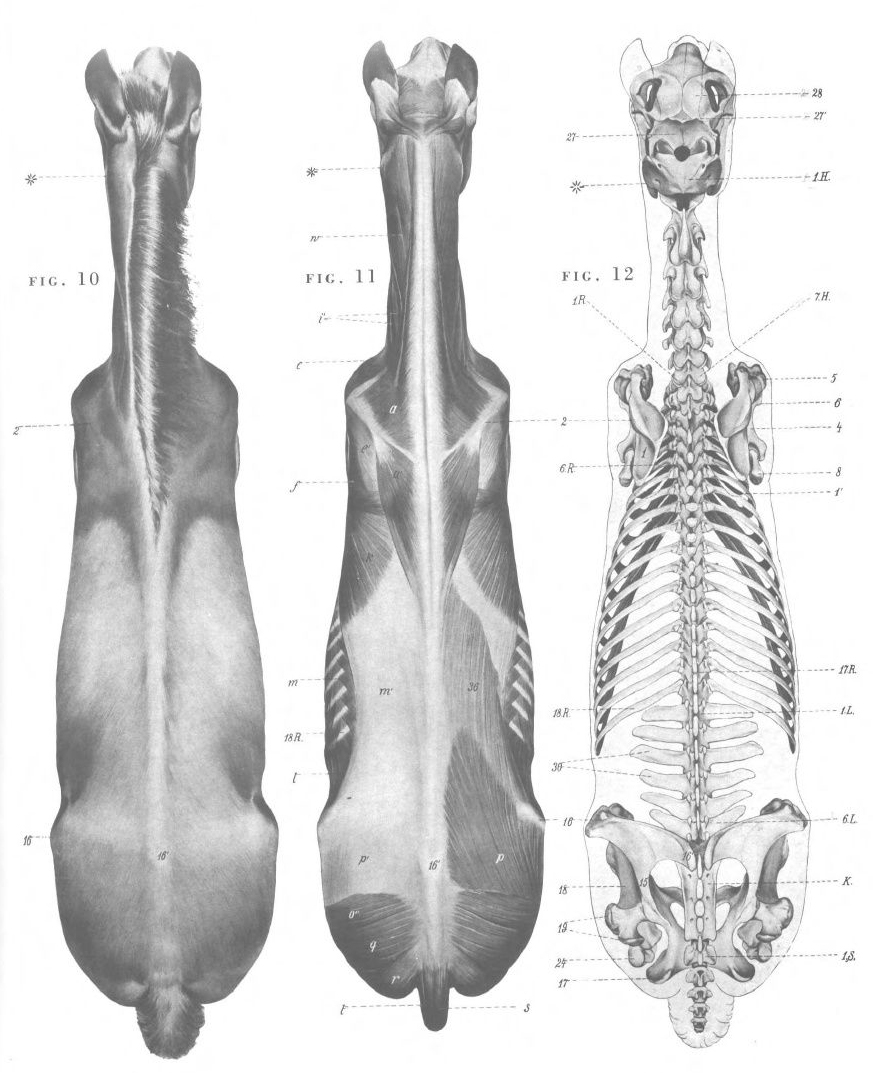
#> input picture img/quellen/pferd_von_oben.jpg, 873 x 1073 px, found by its file name
$ python pferd_oben_cut.py
#> lines starting #> are read from the running program, lines starting #| are printed output that depends on the picture; after the words box and inside, x2 and y2 are one past the last pixel; in counts of white or black regions, pixels touching at a corner belong together
# Gangarten/Sehen: Pferd von oben (Fig. 10, Tafel img/quellen/pferd_von_oben.jpg) sauber freigestellt, mit Schweif
import numpy as np
from PIL import Image, ImageFilter
from scipy import ndimage as ndi
im=Image.open('img/quellen/pferd_von_oben.jpg').convert('L')
c=im.crop((0,20,300,1073));g=np.array(c).astype(float)
#> after `c = im.crop((0, 20, 300, 1073))`:
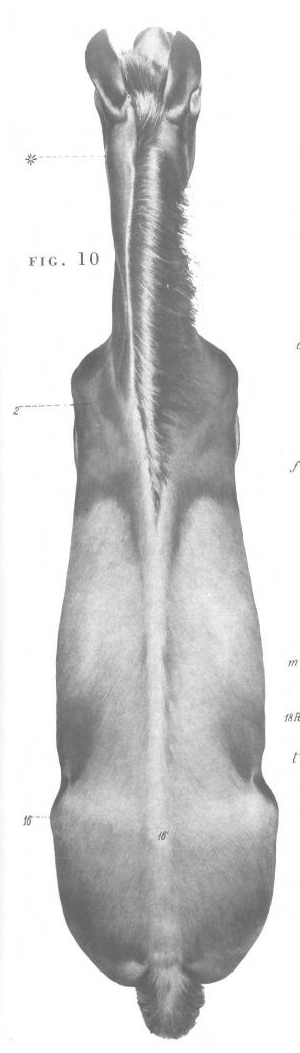
#> c: PIL image 300x1053 L; min 90, max 255, mean 210.9
# Beschriftung "16'" im Kreuz uebermalen (aus Zeile darueber)
import cv2
g8=g.astype(np.uint8);mk=np.zeros(g8.shape,np.uint8)
y0_,y1_,x0_,x1_=846-20,892-20,152,174
mk[y0_:y1_,x0_:x1_]=255
mk=cv2.dilate(mk,np.ones((3,3),np.uint8))
g=cv2.inpaint(g8,mk,5,cv2.INPAINT_TELEA).astype(float)
b=ndi.gaussian_filter(g,1.5)
m=b<232
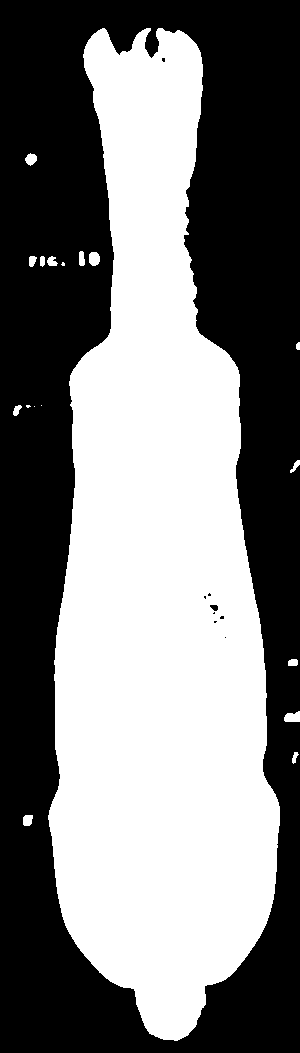
#> m: shape (1053, 300) bool; 48.9% white; 18 white regions (4 under 20 px), largest, box (x1, y1, x2, y2) and area: (48, 28, 280, 1041) 153474, (284, 711, 300, 722) 140, (89, 252, 100, 266) 130
m=ndi.binary_opening(m,structure=np.ones((7,7)))
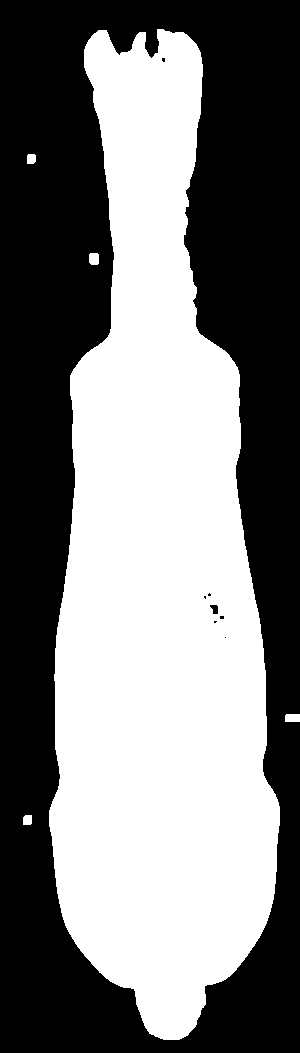
#> m: shape (1053, 300) bool; 48.7% white; 5 white regions, box (x1, y1, x2, y2) and area: (49, 29, 280, 1040) 153302, (285, 714, 300, 722) 119, (89, 253, 99, 265) 114, (23, 815, 32, 825) 86, (27, 154, 36, 164) 85
lab,n=ndi.label(m);sz=ndi.sum(m,lab,range(1,n+1));m=lab==(1+int(np.argmax(sz)))
#> after `lab, n = ndi.label(m)`:
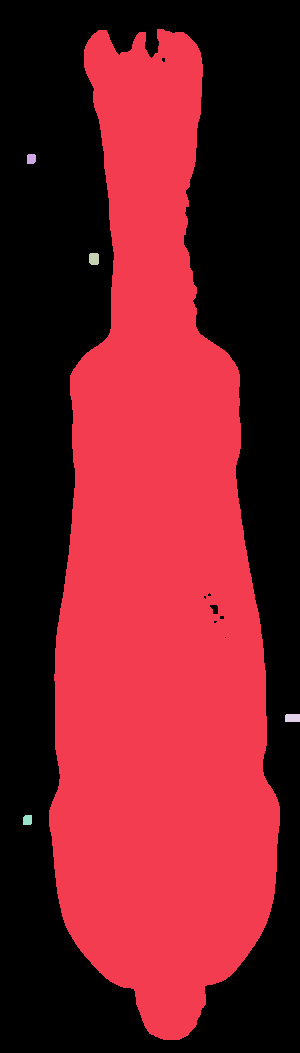
#> lab: shape (1053, 300) int32; 6 distinct labels, from 0 to 5; one colour per label, 0 black
#> after `lab, n = ndi.label(m)`: n = 5
#> after `sz = ndi.sum(m, lab, range(1, n + 1))`: sz = [153302, 85, 114, 119, 86]
#> after `m = lab == 1 + int(np.argmax(sz))`:
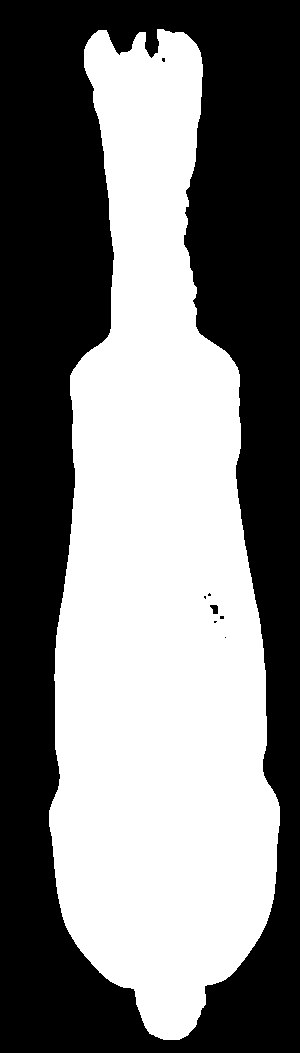
#> m: shape (1053, 300) bool; 48.5% white; 1 white region, box (x1, y1, x2, y2) and area: (49, 29, 280, 1040) 153302
m=ndi.binary_fill_holes(ndi.binary_closing(m,structure=np.ones((5,5))))
#> m: shape (1053, 300) bool; 48.6% white; 1 white region, box (x1, y1, x2, y2) and area: (49, 29, 280, 1040) 153421
m=ndi.binary_erosion(m,iterations=1)
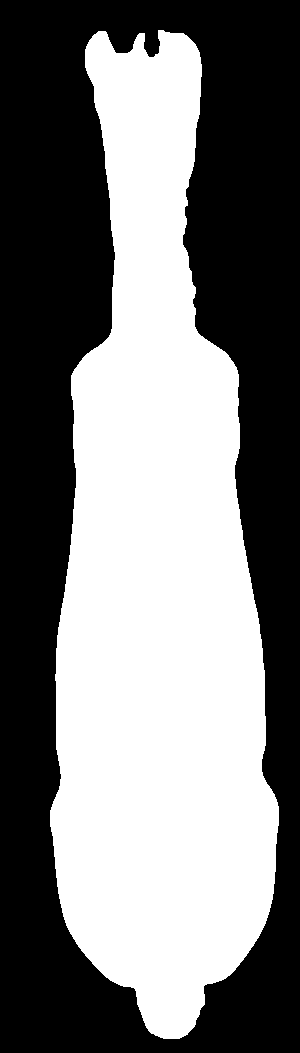
#> m: shape (1053, 300) bool; 47.9% white; 1 white region, box (x1, y1, x2, y2) and area: (50, 30, 279, 1039) 151174
ys,xs=np.where(m);x0,x1,y0,y1=xs.min(),xs.max()+1,ys.min(),ys.max()+1
#> after `x0, x1, y0, y1 = (xs.min(), xs.max() + 1, ys.min(), ys.max() + 1)`: x0 = 50; x1 = 279; y0 = 30; y1 = 1039
a=ndi.gaussian_filter(m.astype(float),1.0)
a=(np.clip(a,0,1)*255).astype(np.uint8)
out=Image.merge('LA',(Image.fromarray(g.astype(np.uint8)),Image.fromarray(a))).crop((x0,y0,x1,y1))
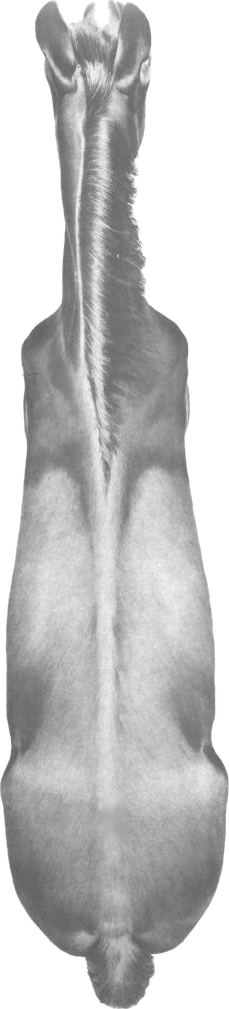
#> out: PIL image 229x1009 LA; mean R, G, B, A 195, 195, 195, 166.8; transparent parts drawn white
print(out.size)
#| (229, 1009)
out=out.resize((round(out.width*0.9),round(out.height*0.9)),Image.LANCZOS)
#> out: PIL image 206x908 LA
out.save('img/pferd_oben_voll.png',optimize=True);print(out.size)
#| (206, 908)
bg=Image.new('RGB',out.size,(250,250,250));bg.paste(out.convert('RGB'),mask=out.split()[1]);bg.save('/tmp/cut_prev.png')
#> after `bg = Image.new('RGB', out.size, (250, 250, 250))`: bg: PIL image 206x908 RGB; every value is 250
